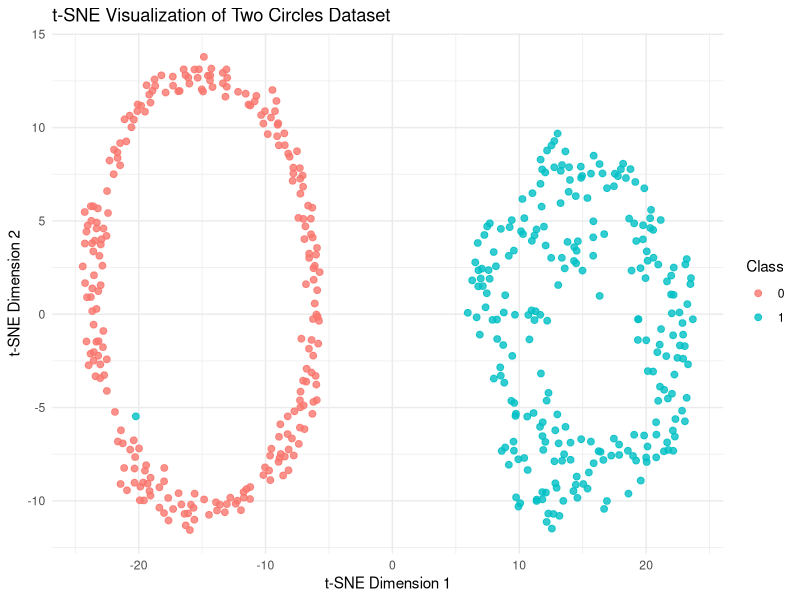
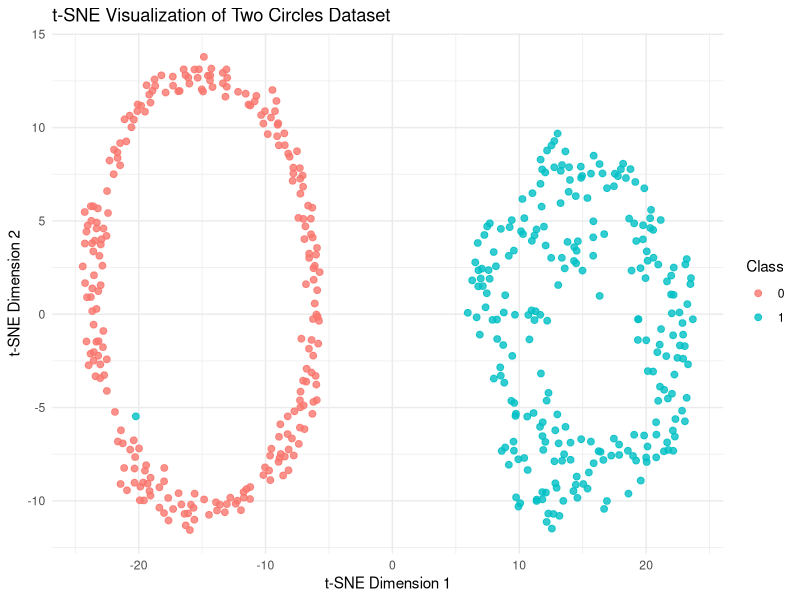

R code for these plots, in order:
library(Rtsne)
library(ggplot2)

# Generate a non-linearly separable dataset (two circles)
set.seed(42)
n_samples <- 500
factor <- 0.3
noise  <- 0.1

half <- n_samples / 2
theta_outer <- runif(half, 0, 2*pi)
theta_inner <- runif(half, 0, 2*pi)

r_outer <- 1 + rnorm(half, sd = noise)
r_inner <- factor + rnorm(half, sd = noise)

X <- rbind(
  cbind(r_outer * cos(theta_outer), r_outer * sin(theta_outer)),
  cbind(r_inner * cos(theta_inner), r_inner * sin(theta_inner))
)
X <- as.data.frame(X)
colnames(X) <- c("x1", "x2")
y <- as.factor(c(rep(0, half), rep(1, half)))

# TODO: Create a t-SNE instance with a perplexity value of your choice, a learning rate, and set the random_state for reproducibility
set.seed(42)
perplexity <- 30
learning_rate <- 200

# TODO: Apply t-SNE to the dataset (no standardization needed)
tsne_result <- Rtsne(
  as.matrix(X),
  dims = 2,
  perplexity = perplexity,
  eta = learning_rate,
  max_iter = 1000,
  theta = 0.5,
  pca = FALSE,
  normalize = FALSE
)

tsne_data <- data.frame(
  tSNE1 = tsne_result$Y[, 1],
  tSNE2 = tsne_result$Y[, 2],
  Class = y
)

# TODO: Use ggplot2 to create a scatter plot of the transformed data
p <- ggplot(tsne_data, aes(x = tSNE1, y = tSNE2, color = Class)) +
  geom_point(size = 2, alpha = 0.8) +
  labs(
    title = "t-SNE Visualization of Two Circles Dataset",
    x = "t-SNE Dimension 1",
    y = "t-SNE Dimension 2",
    color = "Class"
  ) +
  theme_minimal()

print(p)

dir.create("static/images", recursive = TRUE, showWarnings = FALSE)

ggsave(
  filename = "static/images/tsne_plot.png",
  plot = p,
  width = 8,
  height = 6,
  dpi = 300
)
